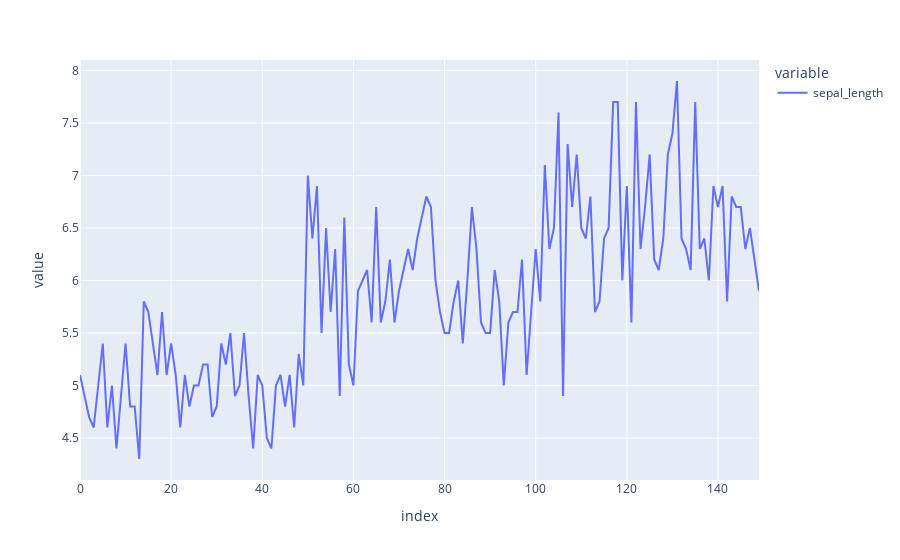

Notebook cell for this chart:
### Markdown cell above
Ahora veamos nuevamente el resultado de la visualización:

### Code cell
iris_df['sepal_length'].plot()

### Figure 1 — Plotly figure (JSON) as saved in the notebook; plotly's stock layout.template omitted (floating-point values rounded to 4 significant figures; data arrays with more than 128 entries replaced by an {"elided": "..."} marker saying what was removed)
{"data": [{"hovertemplate": "variable=sepal_length<br>index=%{x}<br>value=%{y}<extra></extra>", "legendgroup": "sepal_length", "line": {"color": "#636efa", "dash": "solid"}, "marker": {"symbol": "circle"}, "mode": "lines", "name": "sepal_length", "orientation": "v", "showlegend": true, "type": "scatter", "x": {"elided": "150 int values"}, "xaxis": "x", "y": {"elided": "150 float values"}, "yaxis": "y"}], "layout": {"legend": {"title": {"text": "variable"}, "tracegroupgap": 0}, "margin": {"t": 60}, "xaxis": {"anchor": "y", "domain": [0, 1], "title": {"text": "index"}}, "yaxis": {"anchor": "x", "domain": [0, 1], "title": {"text": "value"}}}}
